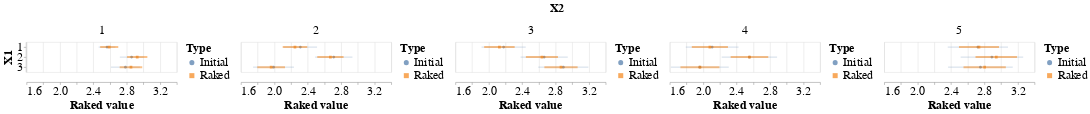

The code cell stored with this chart in its notebook:
### Markdown cell above
We plot initial values and raked values with their uncertainties (plus or minus the standard deviation).

### Code cell
bar = alt.Chart(df_raked).mark_errorbar(clip=True, opacity=0.5).encode(
    alt.X('Upper:Q', scale=alt.Scale(zero=False), axis=alt.Axis(title='Raked value')),
    alt.X2('Lower:Q'),
    alt.Y('X1:N', axis=alt.Axis(title='X1')),
    color=alt.Color('Type:N', legend=None),
    strokeWidth=alt.StrokeWidth('width:Q', legend=None)
)
point = alt.Chart(df_raked).mark_point(
    filled=True
).encode(
    alt.X('Value:Q'),
    alt.Y('X1:N'),
    color=alt.Color('Type:N'),
    shape=alt.Shape('Type:N')
)
chart = alt.layer(point, bar).resolve_scale(
    shape='independent',
    color='independent'
).facet(
    column=alt.Column('X2:N', header=alt.Header(title='X2', titleFontSize=24, labelFontSize=24)),
).configure_axis(
    labelFontSize=24,
    titleFontSize=24
).configure_legend(
    labelFontSize=24,
    titleFontSize=24
)
chart

### Figure 1 — Vega-Lite specification as saved in the notebook (floating-point values rounded to 4 significant figures)
{"config": {"view": {"continuousWidth": 300, "continuousHeight": 300}, "axis": {"labelFontSize": 24, "titleFontSize": 24}, "legend": {"labelFontSize": 24, "titleFontSize": 24}}, "data": {"name": "data-87688b60c08d475708ca8cb0a3745b12"}, "facet": {"column": {"field": "X2", "header": {"labelFontSize": 24, "title": "X2", "titleFontSize": 24}, "type": "nominal"}}, "spec": {"layer": [{"mark": {"type": "point", "filled": true}, "encoding": {"color": {"field": "Type", "type": "nominal"}, "shape": {"field": "Type", "type": "nominal"}, "x": {"field": "Value", "type": "quantitative"}, "y": {"field": "X1", "type": "nominal"}}}, {"mark": {"type": "errorbar", "clip": true, "opacity": 0.5}, "encoding": {"color": {"field": "Type", "legend": null, "type": "nominal"}, "strokeWidth": {"field": "width", "legend": null, "type": "quantitative"}, "x": {"axis": {"title": "Raked value"}, "field": "Upper", "scale": {"zero": false}, "type": "quantitative"}, "x2": {"field": "Lower"}, "y": {"axis": {"title": "X1"}, "field": "X1", "type": "nominal"}}}], "resolve": {"scale": {"color": "independent", "shape": "independent"}}}, "$schema": "https://vega.github.io/schema/vega-lite/v6.1.0.json", "datasets": {"data-87688b60c08d475708ca8cb0a3745b12": [{"X1": 1, "X2": 1, "Value": 2.564, "Type": "Initial", "width": 1, "variance": 0.01, "Upper": 2.664, "Lower": 2.464}, {"X1": 2, "X2": 1, "Value": 2.858, "Type": "Initial", "width": 1, "variance": 0.02, "Upper": 3.0, "Lower": 2.717}, {"X1": 3, "X2": 1, "Value": 2.784, "Type": "Initial", "width": 1, "variance": 0.03, "Upper": 2.957, "Lower": 2.611}, {"X1": 1, "X2": 2, "Value": 2.311, "Type": "Initial", "width": 1, "variance": 0.04, "Upper": 2.511, "Lower": 2.111}, {"X1": 2, "X2": 2, "Value": 2.711, "Type": "Initial", "width": 1, "variance": 0.05, "Upper": 2.934, "Lower": 2.487}, {"X1": 3, "X2": 2, "Value": 1.99, "Type": "Initial", "width": 1, "variance": 0.06, "Upper": 2.235, "Lower": 1.745}, {"X1": 1, "X2": 3, "Value": 2.178, "Type": "Initial", "width": 1, "variance": 0.07, "Upper": 2.442, "Lower": 1.913}, {"X1": 2, "X2": 3, "Value": 2.663, "Type": "Initial", "width": 1, "variance": 0.08, "Upper": 2.946, "Lower": 2.38}, {"X1": 3, "X2": 3, "Value": 2.893, "Type": "Initial", "width": 1, "variance": 0.09, "Upper": 3.193, "Lower": 2.593}, {"X1": 1, "X2": 4, "Value": 2.107, "Type": "Initial", "width": 1, "variance": 0.1, "Upper": 2.423, "Lower": 1.791}, {"X1": 2, "X2": 4, "Value": 2.553, "Type": "Initial", "width": 1, "variance": 0.11, "Upper": 2.885, "Lower": 2.221}, {"X1": 3, "X2": 4, "Value": 1.959, "Type": "Initial", "width": 1, "variance": 0.12, "Upper": 2.306, "Lower": 1.613}, {"X1": 1, "X2": 5, "Value": 2.721, "Type": "Initial", "width": 1, "variance": 0.13, "Upper": 3.082, "Lower": 2.361}, {"X1": 2, "X2": 5, "Value": 2.889, "Type": "Initial", "width": 1, "variance": 0.14, "Upper": 3.263, "Lower": 2.515}, {"X1": 3, "X2": 5, "Value": 2.752, "Type": "Initial", "width": 1, "variance": 0.15, "Upper": 3.139, "Lower": 2.364}, {"X1": 1, "X2": 1, "Value": 2.59, "Type": "Raked", "width": 2, "variance": 0.01175, "Upper": 2.698, "Lower": 2.482}, {"X1": 2, "X2": 1, "Value": 2.925, "Type": "Raked", "width": 2, "variance": 0.01475, "Upper": 3.047, "Lower": 2.804}, {"X1": 3, "X2": 1, "Value": 2.85, "Type": "Raked", "width": 2, "variance": 0.01823, "Upper": 2.985, "Lower": 2.715}, {"X1": 1, "X2": 2, "Value": 2.247, "Type": "Raked", "width": 2, "variance": 0.02155, "Upper": 2.393, "Lower": 2.1}, {"X1": 2, "X2": 2, "Value": 2.671, "Type": "Raked", "width": 2, "variance": 0.0248, "Upper": 2.829, "Lower": 2.514}, {"X1": 3, "X2": 2, "Value": 1.961, "Type": "Raked", "width": 2, "variance": 0.02753, "Upper": 2.127, "Lower": 1.796}, {"X1": 1, "X2": 3, "Value": 2.127, "Type": "Raked", "width": 2, "variance": 0.03338, "Upper": 2.31, "Lower": 1.944}, {"X1": 2, "X2": 3, "Value": 2.636, "Type": "Raked", "width": 2, "variance": 0.03686, "Upper": 2.828, "Lower": 2.444}, {"X1": 3, "X2": 3, "Value": 2.865, "Type": "Raked", "width": 2, "variance": 0.03953, "Upper": 3.063, "Lower": 2.666}, {"X1": 1, "X2": 4, "Value": 2.08, "Type": "Raked", "width": 2, "variance": 0.04683, "Upper": 2.296, "Lower": 1.863}, {"X1": 2, "X2": 4, "Value": 2.554, "Type": "Raked", "width": 2, "variance": 0.05072, "Upper": 2.779, "Lower": 2.328}, {"X1": 3, "X2": 4, "Value": 1.96, "Type": "Raked", "width": 2, "variance": 0.0545, "Upper": 2.194, "Lower": 1.727}, {"X1": 1, "X2": 5, "Value": 2.734, "Type": "Raked", "width": 2, "variance": 0.05742, "Upper": 2.974, "Lower": 2.495}, {"X1": 2, "X2": 5, "Value": 2.941, "Type": "Raked", "width": 2, "variance": 0.06181, "Upper": 3.19, "Lower": 2.693}, {"X1": 3, "X2": 5, "Value": 2.802, "Type": "Raked", "width": 2, "variance": 0.06419, "Upper": 3.056, "Lower": 2.549}]}}
